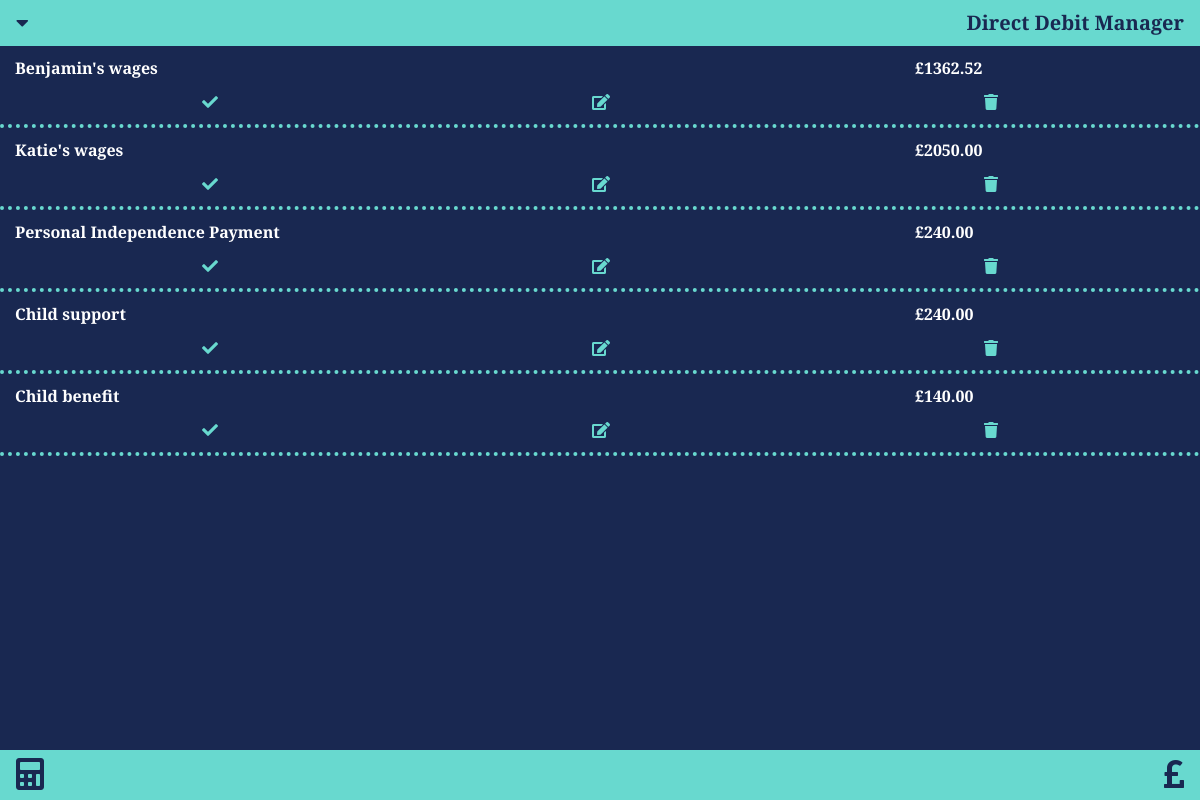
The app's page /monthly_income_list with its own data.
### monthly_budget/models.py (models this page shows, shortened)
class Income(models.Model):
    income_stream = models.CharField(max_length=50, null=False, blank=False)
    income_amount = models.DecimalField(max_digits=6, decimal_places=2, null=False, blank=False)
    has_recieved = models.BooleanField(null=False, blank=False, default=True)

### monthly_budget/views.py (the view)
# urls.py: path('monthly_income_list', views.get_monthly_income_list, name='get_monthly_income_list'),
def get_monthly_income_list(request):
    payments = Payment.objects.all().order_by('payment_date')
    incomes = Income.objects.all()
    balances = Balance.objects.all()
    sumOfPayments = payments.aggregate(Sum('instalment_amount'))['instalment_amount__sum']
    sumOfIncome = incomes.aggregate(Sum('income_amount'))['income_amount__sum']
    remainingMonthlyPaymentsTotal = payments.filter(has_paid=False).aggregate(Sum('instalment_amount'))['instalment_amount__sum']
    remainingMonthlyPaymentsJoint = payments.filter(has_paid=False, payment_account='Starling (Joint)').aggregate(Sum('instalment_amount'))['instalment_amount__sum']
    remainingMonthlyPaymentsBen = payments.filter(has_paid=False, payment_account='Starling (Ben personal)').aggregate(Sum('instalment_amount'))['instalment_amount__sum']
    differenceBetweenIncomeAndPayments = sumOfIncome - sumOfPayments
    jointAccountBalance = balances.aggregate(Sum('joint_account_balance'))['joint_account_balance__sum']
    personalAccountBalance = balances.aggregate(Sum('personal_account_balance'))['personal_account_balance__sum']
    jointAccountRequirement = jointAccountBalance - remainingMonthlyPaymentsJoint
    personalAccountRequirement = personalAccountBalance - remainingMonthlyPaymentsBen
    context = {
        'payments': payments,
        'balances': balances,
        'incomes': incomes,
        'sumOfPayments': sumOfPayments,
        'sumOfIncome': sumOfIncome,
        'personalAccountRequirement': personalAccountRequirement,
        'jointAccountRequirement': jointAccountRequirement,
        'differenceBetweenIncomeAndPayments': differenceBetweenIncomeAndPayments,
        'remainingMonthlyPaymentsTotal': remainingMonthlyPaymentsTotal,
        'remainingMonthlyPaymentsJoint': remainingMonthlyPaymentsJoint,
        'remainingMonthlyPaymentsBen': remainingMonthlyPaymentsBen
    }
    return render(request, 'monthly_budget/monthly_income_list.html', context)

### monthly_budget/templates/monthly_budget/monthly_income_list.html (shortened to what this page needs)
{% extends "base.html" %}
{% block content %}
{% for income in incomes %}
<div class="row payment-details">
       {% if income.has_recieved %}
    <div class="col-9 payment-detail-boxes payment-made">
        {{ income.income_stream }}
    </div>
    {% else %}
    <div class="col-9 payment-detail-boxes">
        {{ income.income_stream }}
    </div>
    {% endif %}
    {% if income.has_recieved %}
    <div class="col-3 payment-detail-boxes payment-made">
        £{{ income.income_amount }}
    </div>
    {% else %}
    <div class="col-3 payment-detail-boxes">
        £{{ income.income_amount }}
    </div>
    {% endif %}
</div>
<div class="row payment-options">
    <div class="col payment-options-btn-box">
        <a href="/has_recieved/{{ income.id }}">
            {% if income.has_recieved %}
            <i class="fas fa-undo colour-true"></i>
            {% else %}
            <i class="fas fa-check colour-true"></i>
            {% endif %}
        </a>
        <a href="/edit_income/{{ income.id }}">
            <i class="fas fa-edit colour-true"></i>
        </a>
        <a class="" data-toggle="modal" data-target="#deleteIncomeModal-{{ income.income_stream }}">
            <i class="fas fa-trash colour-true"></i>
        </a>
    </div>
</div>
{% empty %}
<tr>
    <td>There is no household income.</td>
</tr>
{% endfor %}
{% endblock %}

### monthly_budget/static/monthly_budget/style.css (style rules this page uses)
html { margin: 0; overscroll-behavior: none; }
* { background-color: #192851; color: white; font-family: 'Alegreya Sans', sans-serif; font-weight: bolder; }
.colour-true { background-color: #192851 !important; color: #68D9CF !important; }
.payment-details { display: flex; align-items: center; padding-top: 10px; padding-bottom: 10px; }
.payment-detail-boxes { display: flex; align-items: center; justify-content: flex-start; }
.payment-options { border-bottom: 4px dotted #68D9CF; padding-bottom: 10px; }
.payment-options-btn-box { display: flex; justify-content: space-around; align-items: center; }

### records on screen
Income: income_stream "Benjamin's wages", income_amount "1362.52", has_recieved False (drawn)
Income: income_stream "Katie's wages", income_amount "2050.00", has_recieved False (drawn)
Income: income_stream "Personal Independence Payment", income_amount "240.00", has_recieved False (drawn)
Income: income_stream "Child support", income_amount "240.00", has_recieved False (drawn)
Income: income_stream "Child benefit", income_amount "140.00", has_recieved False (drawn)
